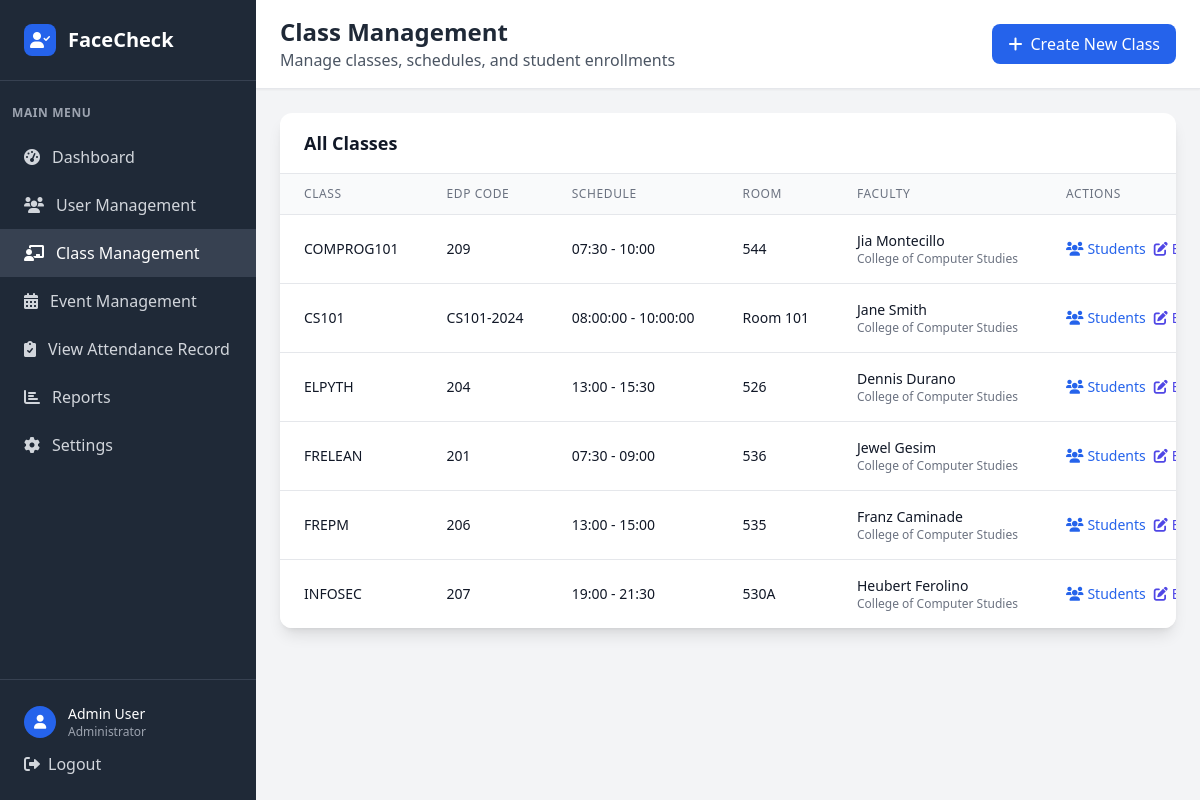
The app's page /admin/classes (signed in) with its own data.
### tables this page shows
CREATE TABLE class (
            class_id INTEGER PRIMARY KEY AUTOINCREMENT,
            class_name VARCHAR(20) NOT NULL,
            edpcode VARCHAR(20) NOT NULL UNIQUE,
            start_time TIME,
            end_time TIME,
            room VARCHAR(10),
            faculty_id INTEGER NOT NULL,
            FOREIGN KEY (faculty_id) REFERENCES faculty(faculty_id)
        );

CREATE TABLE user (
            user_id INTEGER PRIMARY KEY AUTOINCREMENT,
            idno VARCHAR(20) NOT NULL UNIQUE,
            firstname VARCHAR(50) NOT NULL,
            lastname VARCHAR(50) NOT NULL,
            role VARCHAR(10) NOT NULL CHECK (role IN ('admin', 'faculty', 'student')),
            password VARCHAR(255) NOT NULL,
            created_at DATETIME DEFAULT CURRENT_TIMESTAMP,
            is_active BOOLEAN DEFAULT 1,
            dept_id INTEGER,
            FOREIGN KEY (dept_id) REFERENCES department(dept_id)
        );

CREATE TABLE department (
            dept_id INTEGER PRIMARY KEY AUTOINCREMENT,
            dept_name VARCHAR(50) NOT NULL
        );

### app.py (the view)
@app.route('/admin/classes')
def admin_classes():
    if 'user_id' not in session or session['role'] != 'admin':
        return redirect(url_for('login'))
    conn = get_db_connection()
    classes = conn.execute('''
        SELECT c.*, u.firstname, u.lastname, d.dept_name
        FROM class c
        JOIN faculty f ON c.faculty_id = f.faculty_id
        JOIN user u ON f.user_id = u.user_id
        LEFT JOIN department d ON u.dept_id = d.dept_id
        ORDER BY c.class_name
    ''').fetchall()
    faculty = conn.execute('''
        SELECT f.faculty_id, u.firstname, u.lastname, d.dept_name
        FROM faculty f
        JOIN user u ON f.user_id = u.user_id
        LEFT JOIN department d ON u.dept_id = d.dept_id
        WHERE u.is_active = 1
        ORDER BY u.firstname, u.lastname
    ''').fetchall()
    conn.close()
    return render_template('admin_classes.html', classes=classes, faculty=faculty)

### app.py (called while the page is built)
def get_db_connection():
    try:
        conn = sqlite3.connect('facecheck.db', timeout=30.0)
        conn.row_factory = sqlite3.Row
        conn.execute('PRAGMA foreign_keys = ON')
        try:
            cur = conn.cursor()
            cur.execute("PRAGMA table_info(faculty)")
            columns = [row[1] for row in cur.fetchall()]
            if 'attendance_image' not in columns:
                cur.execute("ALTER TABLE faculty ADD COLUMN attendance_image VARCHAR(255)")
                conn.commit()
        except Exception:
            pass
        return conn
    except sqlite3.Error as e:
        print(f"Database connection error: {e}")
        raise

### templates/admin_classes.html (shortened to what this page needs)
<!DOCTYPE html>
<html lang="en">
<head>
    <script src="https://cdn.tailwindcss.com"></script>
    <link href="https://cdnjs.cloudflare.com/ajax/libs/font-awesome/6.0.0/css/all.min.css" rel="stylesheet">
</head>
<body class="bg-gray-100">
    <div class="flex h-screen">
        <div class="w-64 bg-gray-800 text-white">
            <div class="p-6 border-b border-gray-700">
                <div class="flex items-center">
                    <div class="w-8 h-8 bg-blue-600 rounded-lg flex items-center justify-center mr-3">
                        <i class="fas fa-user-check text-white"></i>
                    </div>
                    <h1 class="text-xl font-bold">FaceCheck</h1>
                </div>
            </div>
            <nav class="mt-6">
                <div class="px-3">
                    <div class="text-xs font-semibold text-gray-400 uppercase tracking-wider mb-3">Main Menu</div>
                </div>
                <a href="{{ url_for('dashboard') }}" class="flex items-center px-6 py-3 text-gray-300 hover:bg-gray-700 hover:text-white transition duration-200">
                    <i class="fas fa-tachometer-alt mr-3"></i>
                    Dashboard
                </a>
                <a href="{{ url_for('admin_users') }}" class="flex items-center px-6 py-3 text-gray-300 hover:bg-gray-700 hover:text-white transition duration-200">
                    <i class="fas fa-users mr-3"></i>
                    User Management
                </a>
                <a href="{{ url_for('admin_classes') }}" class="flex items-center px-6 py-3 bg-gray-700 text-white">
                    <i class="fas fa-chalkboard-teacher mr-3"></i>
                    Class Management
                </a>
                <a href="{{ url_for('admin_events') }}" class="flex items-center px-6 py-3 text-gray-300 hover:bg-gray-700 hover:text-white transition duration-200">
                    <i class="fas fa-calendar-alt mr-3"></i>
                    Event Management
                </a>
                <a href="{{ url_for('admin_attendance') }}" class="flex items-center px-6 py-3 text-gray-300 hover:bg-gray-700 hover:text-white transition duration-200">
                    <i class="fas fa-clipboard-check mr-3"></i>
                    View Attendance Record
                </a>
                <a href="/reports" class="flex items-center px-6 py-3 text-gray-300 hover:bg-gray-700 hover:text-white transition duration-200">
                    <i class="fas fa-chart-bar mr-3"></i>
                    Reports
                </a>
                <a href="/settings" class="flex items-center px-6 py-3 text-gray-300 hover:bg-gray-700 hover:text-white transition duration-200">
                    <i class="fas fa-cog mr-3"></i>
                    Settings
                </a>
            </nav>
            <div class="absolute bottom-0 w-64 p-6 border-t border-gray-700">
                <div class="flex items-center">
                    <div class="w-8 h-8 bg-blue-600 rounded-full flex items-center justify-center mr-3">
                        <i class="fas fa-user text-white text-sm"></i>
                    </div>
                    <div>
                        <div class="text-sm font-medium">Admin User</div>
                        <div class="text-xs text-gray-400">Administrator</div>
                    </div>
                </div>
                <a href="{{ url_for('logout') }}" class="mt-3 flex items-center text-gray-300 hover:text-white transition duration-200">
                    <i class="fas fa-sign-out-alt mr-2"></i>
                    Logout
                </a>
            </div>
        </div>
        <div class="flex-1 flex flex-col overflow-hidden">
            <header class="bg-white shadow-sm border-b border-gray-200">
                <div class="px-6 py-4">
                    <div class="flex items-center justify-between">
                        <div>
                            <h2 class="text-2xl font-bold text-gray-800">Class Management</h2>
                            <p class="text-gray-600">Manage classes, schedules, and student enrollments</p>
                        </div>
                        <a href="{{ url_for('create_class') }}" class="bg-blue-600 text-white px-4 py-2 rounded-lg hover:bg-blue-700 transition duration-200">
                            <i class="fas fa-plus mr-2"></i>Create New Class
                        </a>
                    </div>
                </div>
            </header>
            <main class="flex-1 overflow-y-auto p-6">
                <div class="bg-white rounded-xl shadow-lg overflow-hidden">
                    <div class="px-6 py-4 border-b border-gray-200">
                        <h3 class="text-lg font-semibold text-gray-900">All Classes</h3>
                    </div>
                    {% if classes %}
                    <div class="overflow-x-auto">
                        <table class="min-w-full divide-y divide-gray-200">
                            <thead class="bg-gray-50">
                                <tr>
                                    <th class="px-6 py-3 text-left text-xs font-medium text-gray-500 uppercase tracking-wider">Class</th>
                                    <th class="px-6 py-3 text-left text-xs font-medium text-gray-500 uppercase tracking-wider">EDP Code</th>
                                    <th class="px-6 py-3 text-left text-xs font-medium text-gray-500 uppercase tracking-wider">Schedule</th>
                                    <th class="px-6 py-3 text-left text-xs font-medium text-gray-500 uppercase tracking-wider">Room</th>
                                    <th class="px-6 py-3 text-left text-xs font-medium text-gray-500 uppercase tracking-wider">Faculty</th>
                                    <th class="px-6 py-3 text-left text-xs font-medium text-gray-500 uppercase tracking-wider">Actions</th>
                                </tr>
                            </thead>
                            <tbody class="bg-white divide-y divide-gray-200">
                                {% for class in classes %}
                                <tr class="hover:bg-gray-50">
                                    <td class="px-6 py-4 whitespace-nowrap">
                                        <div class="text-sm font-medium text-gray-900">{{ class.class_name }}</div>
                                    </td>
                                    <td class="px-6 py-4 whitespace-nowrap">
                                        <div class="text-sm text-gray-900">{{ class.edpcode }}</div>
                                    </td>
                                    <td class="px-6 py-4 whitespace-nowrap">
                                        <div class="text-sm text-gray-900">
                                            {{ class.start_time }} - {{ class.end_time }}
                                        </div>
                                    </td>
                                    <td class="px-6 py-4 whitespace-nowrap">
                                        <div class="text-sm text-gray-900">{{ class.room or 'TBA' }}</div>
                                    </td>
                                    <td class="px-6 py-4 whitespace-nowrap">
                                        <div class="text-sm text-gray-900">{{ class.firstname }} {{ class.lastname }}</div>
                                        <div class="text-xs text-gray-500">{{ class.dept_name or 'No Department' }}</div>
                                    </td>
                                    <td class="px-6 py-4 whitespace-nowrap text-sm font-medium">
                                        <div class="flex space-x-2">
                                            <a href="{{ url_for('class_students', class_id=class.class_id) }}" class="text-blue-600 hover:text-blue-900">
                                                <i class="fas fa-users mr-1"></i>Students
                                            </a>
                                            <a href="{{ url_for('edit_class', class_id=class.class_id) }}" class="text-indigo-600 hover:text-indigo-900">
                                                <i class="fas fa-edit mr-1"></i>Edit
                                            </a>
                                        </div>
                                    </td>
                                </tr>
                                {% endfor %}
                            </tbody>
                        </table>
                    </div>
                    {% endif %}
                </div>
            </main>
        </div>
    </div>
</body>
</html>

### records on screen
class: class_name "COMPROG101", edpcode "209", start_time "07:30", end_time "10:00", room "544", firstname "Jia", lastname "Montecillo", dept_name "College of Computer Studies"
class: class_name "CS101", edpcode "CS101-2024", start_time "08:00:00", end_time "10:00:00", room "Room 101", firstname "Jane", lastname "Smith", dept_name "College of Computer Studies"
class: class_name "ELPYTH", edpcode "204", start_time "13:00", end_time "15:30", room "526", firstname "Dennis", lastname "Durano", dept_name "College of Computer Studies"
class: class_name "FRELEAN", edpcode "201", start_time "07:30", end_time "09:00", room "536", firstname "Jewel", lastname "Gesim", dept_name "College of Computer Studies"
class: class_name "FREPM", edpcode "206", start_time "13:00", end_time "15:00", room "535", firstname "Franz", lastname "Caminade", dept_name "College of Computer Studies"
class: class_name "INFOSEC", edpcode "207", start_time "19:00", end_time "21:30", room "530A", firstname "Heubert", lastname "Ferolino", dept_name "College of Computer Studies"
